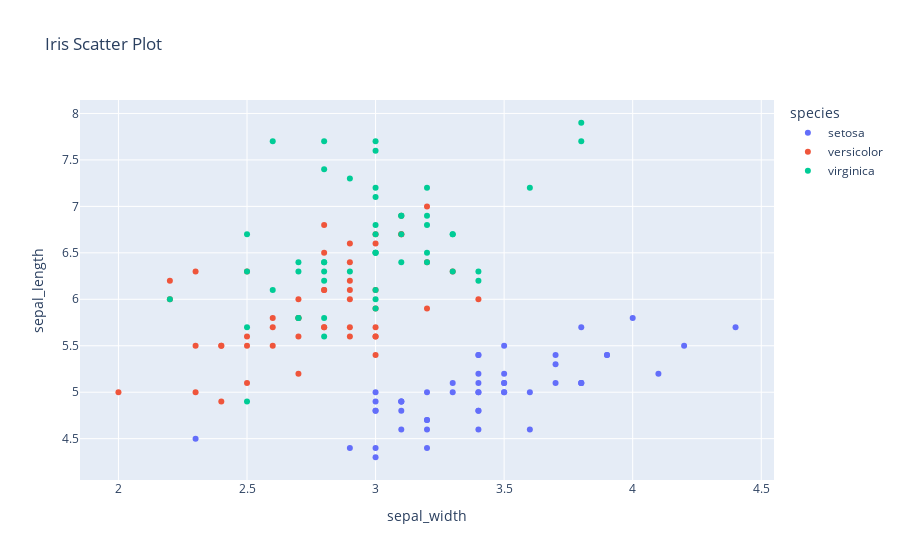

Notebook code for this chart:
### Markdown cell above
### >>> **Exercise 12 (take home):**
If you want a nicer interactive visualization here, I would encourage you try to install and use plotly to achieve this.

### Code cell
# Answer here
import plotly.express as px

# Sample data
data = px.data.iris()
fig = px.scatter(data, x="sepal_width", y="sepal_length", color="species",
                 title="Iris Scatter Plot")
fig.show()

### Figure 1 — Plotly figure (JSON) as saved in the notebook; plotly's stock layout.template omitted (floating-point values rounded to 4 significant figures)
{"data": [{"hovertemplate": "species=setosa<br>sepal_width=%{x}<br>sepal_length=%{y}<extra></extra>", "legendgroup": "setosa", "marker": {"color": "#636efa", "symbol": "circle"}, "mode": "markers", "name": "setosa", "orientation": "v", "showlegend": true, "type": "scatter", "x": [3.5, 3, 3.2, 3.1, 3.6, 3.9, 3.4, 3.4, 2.9, 3.1, 3.7, 3.4, 3, 3, 4, 4.4, 3.9, 3.5, 3.8, 3.8, 3.4, 3.7, 3.6, 3.3, 3.4, 3, 3.4, 3.5, 3.4, 3.2, 3.1, 3.4, 4.1, 4.2, 3.1, 3.2, 3.5, 3.1, 3, 3.4, 3.5, 2.3, 3.2, 3.5, 3.8, 3, 3.8, 3.2, 3.7, 3.3], "xaxis": "x", "y": [5.1, 4.9, 4.7, 4.6, 5, 5.4, 4.6, 5, 4.4, 4.9, 5.4, 4.8, 4.8, 4.3, 5.8, 5.7, 5.4, 5.1, 5.7, 5.1, 5.4, 5.1, 4.6, 5.1, 4.8, 5, 5, 5.2, 5.2, 4.7, 4.8, 5.4, 5.2, 5.5, 4.9, 5, 5.5, 4.9, 4.4, 5.1, 5, 4.5, 4.4, 5, 5.1, 4.8, 5.1, 4.6, 5.3, 5], "yaxis": "y"}, {"hovertemplate": "species=versicolor<br>sepal_width=%{x}<br>sepal_length=%{y}<extra></extra>", "legendgroup": "versicolor", "marker": {"color": "#EF553B", "symbol": "circle"}, "mode": "markers", "name": "versicolor", "orientation": "v", "showlegend": true, "type": "scatter", "x": [3.2, 3.2, 3.1, 2.3, 2.8, 2.8, 3.3, 2.4, 2.9, 2.7, 2, 3, 2.2, 2.9, 2.9, 3.1, 3, 2.7, 2.2, 2.5, 3.2, 2.8, 2.5, 2.8, 2.9, 3, 2.8, 3, 2.9, 2.6, 2.4, 2.4, 2.7, 2.7, 3, 3.4, 3.1, 2.3, 3, 2.5, 2.6, 3, 2.6, 2.3, 2.7, 3, 2.9, 2.9, 2.5, 2.8], "xaxis": "x", "y": [7, 6.4, 6.9, 5.5, 6.5, 5.7, 6.3, 4.9, 6.6, 5.2, 5, 5.9, 6, 6.1, 5.6, 6.7, 5.6, 5.8, 6.2, 5.6, 5.9, 6.1, 6.3, 6.1, 6.4, 6.6, 6.8, 6.7, 6, 5.7, 5.5, 5.5, 5.8, 6, 5.4, 6, 6.7, 6.3, 5.6, 5.5, 5.5, 6.1, 5.8, 5, 5.6, 5.7, 5.7, 6.2, 5.1, 5.7], "yaxis": "y"}, {"hovertemplate": "species=virginica<br>sepal_width=%{x}<br>sepal_length=%{y}<extra></extra>", "legendgroup": "virginica", "marker": {"color": "#00cc96", "symbol": "circle"}, "mode": "markers", "name": "virginica", "orientation": "v", "showlegend": true, "type": "scatter", "x": [3.3, 2.7, 3, 2.9, 3, 3, 2.5, 2.9, 2.5, 3.6, 3.2, 2.7, 3, 2.5, 2.8, 3.2, 3, 3.8, 2.6, 2.2, 3.2, 2.8, 2.8, 2.7, 3.3, 3.2, 2.8, 3, 2.8, 3, 2.8, 3.8, 2.8, 2.8, 2.6, 3, 3.4, 3.1, 3, 3.1, 3.1, 3.1, 2.7, 3.2, 3.3, 3, 2.5, 3, 3.4, 3], "xaxis": "x", "y": [6.3, 5.8, 7.1, 6.3, 6.5, 7.6, 4.9, 7.3, 6.7, 7.2, 6.5, 6.4, 6.8, 5.7, 5.8, 6.4, 6.5, 7.7, 7.7, 6, 6.9, 5.6, 7.7, 6.3, 6.7, 7.2, 6.2, 6.1, 6.4, 7.2, 7.4, 7.9, 6.4, 6.3, 6.1, 7.7, 6.3, 6.4, 6, 6.9, 6.7, 6.9, 5.8, 6.8, 6.7, 6.7, 6.3, 6.5, 6.2, 5.9], "yaxis": "y"}], "layout": {"autosize": true, "legend": {"title": {"text": "species"}, "tracegroupgap": 0}, "title": {"text": "Iris Scatter Plot"}, "xaxis": {"anchor": "y", "autorange": true, "domain": [0, 1], "range": [1.854, 4.546], "title": {"text": "sepal_width"}, "type": "linear"}, "yaxis": {"anchor": "x", "autorange": true, "domain": [0, 1], "range": [4.003, 8.197], "title": {"text": "sepal_length"}, "type": "linear"}}}
